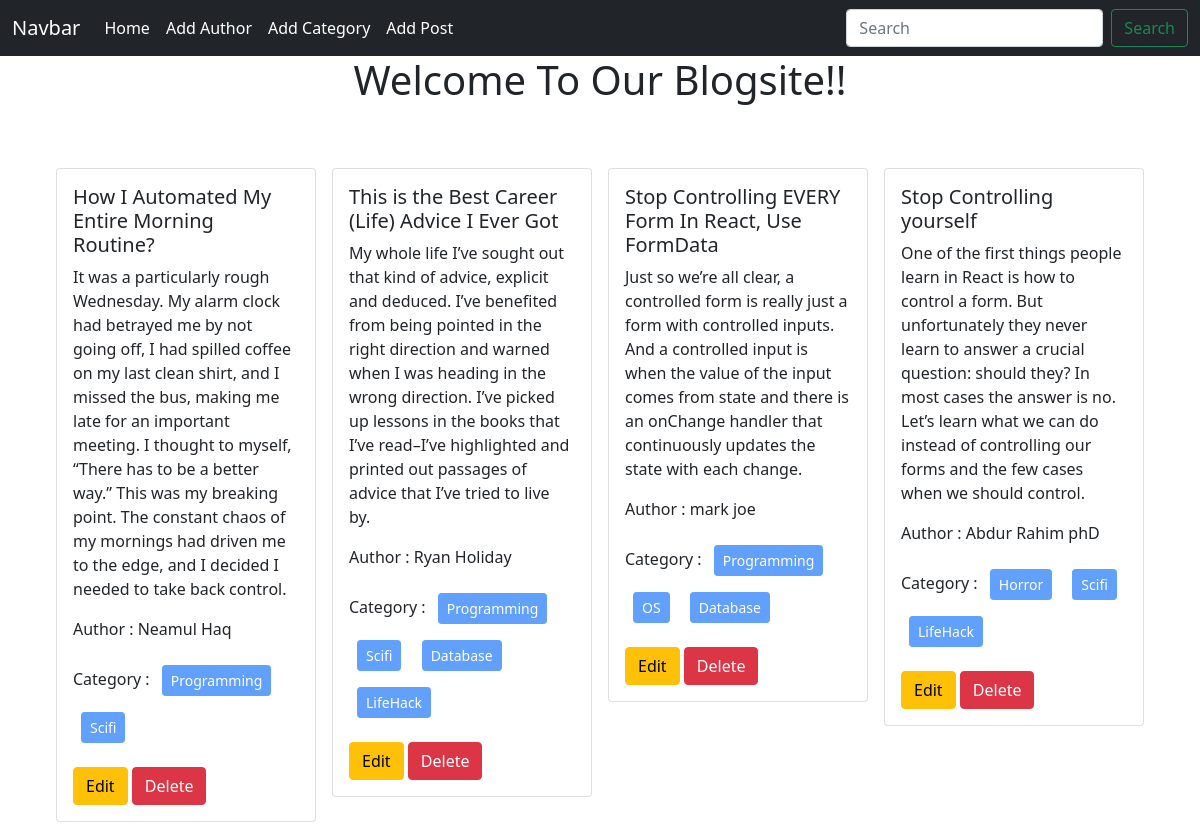
The page / on the database its author committed.
### posts/models.py (models this page shows, shortened)
class Post(models.Model):
    title = models.CharField(max_length=50)
    content = models.TextField()
    category = models.ManyToManyField(Category)
    author = models.ForeignKey(Author, on_delete=models.CASCADE)

### author/models.py (models this page shows, shortened)
class Author(models.Model):
    name = models.CharField(max_length=100)
    bio = models.TextField()
    phone_no = models.CharField(max_length=12)

### categories/models.py (models this page shows, shortened)
class Category(models.Model):
    name = models.CharField(max_length=100)

### blog_project/views.py (the view)
# urls.py: 2. Add a URL to urlpatterns:  path('', views.home, name='home')
def home(request):
    data = Post.objects.all()
    return render(request, 'home.html', {'data' : data})

### templates/home.html
{% extends 'base.html' %} {% block content %}
<h1 style="text-align:center">Welcome To Our Blogsite!!</h1>
<div class="d-flex flex-wrap justify-content-center px-5 pt-5">
  {% for post in data %}
  <div class="col-sm-3">
    <div class="card m-2">
      <div class="card-body">
        <h5 class="card-title">{{post.title}}</h5>
        <p class="card-text">{{post.content}}</p>
        <p>Author : {{post.author.name}}</p>
        <p>
          Category : {% for cat in post.category.all %}
          <button class="btn btn-primary btn-sm m-2" disabled >{{cat.name}} </button>
          {% endfor %}
        </p>
        <a href="{% url 'edit_post' post.id %}" class="btn btn-warning">Edit</a>
        <a href="{% url 'delete_post' post.id %}" class="btn btn-danger">Delete</a>
      </div>
    </div>
  </div>
  {% endfor %}
</div>
{% endblock %}

### templates/base.html (shortened to what this page needs)
<!doctype html>
<html lang="en">
  <head>
    <link href="https://cdn.jsdelivr.net/npm/bootstrap@5.0.2/dist/css/bootstrap.min.css" rel="stylesheet">
  </head>
  <body>
    <nav class="navbar navbar-expand-lg navbar-dark bg-dark">
        <div class="container-fluid">
          <a class="navbar-brand" href="#">Navbar</a>
          <div class="collapse navbar-collapse" id="navbarSupportedContent">
            <ul class="navbar-nav me-auto mb-2 mb-lg-0">
              <li class="nav-item">
                <a class="nav-link active" aria-current="page" href="{% url 'homepage'%}">Home</a>
              </li>
              <li class="nav-item">
                <a class="nav-link active" href="{% url 'add_author'%}">Add Author</a>
              </li>
              <li class="nav-item">
                <a class="nav-link active" href="{% url 'add_category'%}">Add Category</a>
              </li>
              <li class="nav-item">
                <a class="nav-link active" href="{% url 'add_post'%}">Add Post</a>
              </li>
            </ul>
            <form class="d-flex">
              <input class="form-control me-2" type="search" placeholder="Search" aria-label="Search">
              <button class="btn btn-outline-success" type="submit">Search</button>
            </form>
          </div>
        </div>
      </nav>
      {% block content%}
      {% endblock %}
  </body>
</html>

### rows shown on the page
Post: title "How I Automated My Entire Morning Routine?", content "It was a particularly rough Wednesday. My alarm clock had betrayed me by not going off, I had spilled coffee on my last clean shirt, and I missed the bus, making me late for an important meeting. I thought to myself, “There has to be a better way.” This was my breaking point. The constant chaos of my mornings had driven me to the edge, and I decided I needed to take back control.", author.name "Neamul Haq"
Category: name "Programming"
Category: name "Scifi"
Post: title "This is the Best Career (Life) Advice I Ever Got", content "My whole life I’ve sought out that kind of advice, explicit and deduced. I’ve benefited from being pointed in the right direction and warned when I was heading in the wrong direction. I’ve picked up lessons in the books that I’ve read–I’ve highlighted and printed out passages of advice that I’ve tried to live by.", author.name "Ryan Holiday"
Category: name "Database"
Category: name "LifeHack"
Post: title "Stop Controlling EVERY Form In React, Use FormData", content "Just so we’re all clear, a controlled form is really just a form with controlled inputs. And a controlled input is when the value of the input comes from state and there is an onChange handler that continuously updates the state with each change.", author.name "mark joe"
Category: name "OS"
Post: title "Stop Controlling yourself", content "One of the first things people learn in React is how to control a form. But unfortunately they never learn to answer a crucial question: should they? In most cases the answer is no. Let’s learn what we can do instead of controlling our forms and the few cases when we should control.", author.name "Abdur Rahim phD"
Category: name "Horror"
